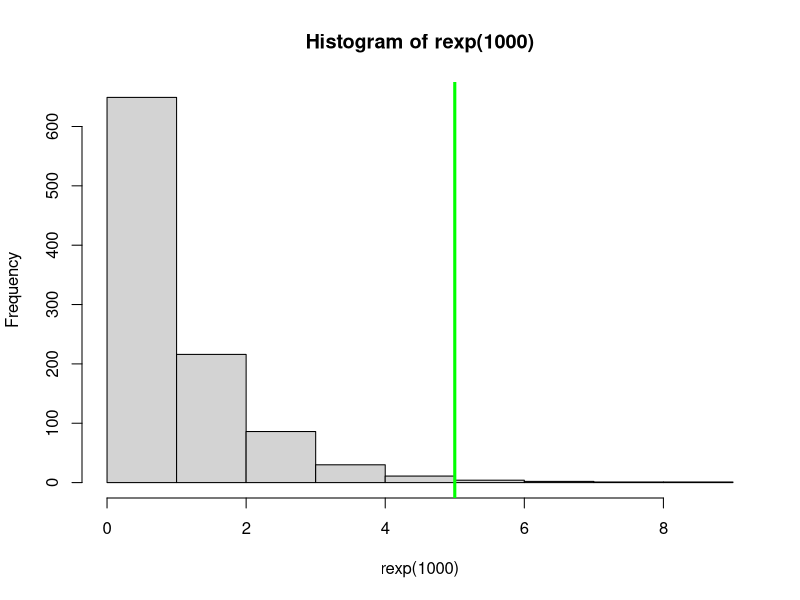
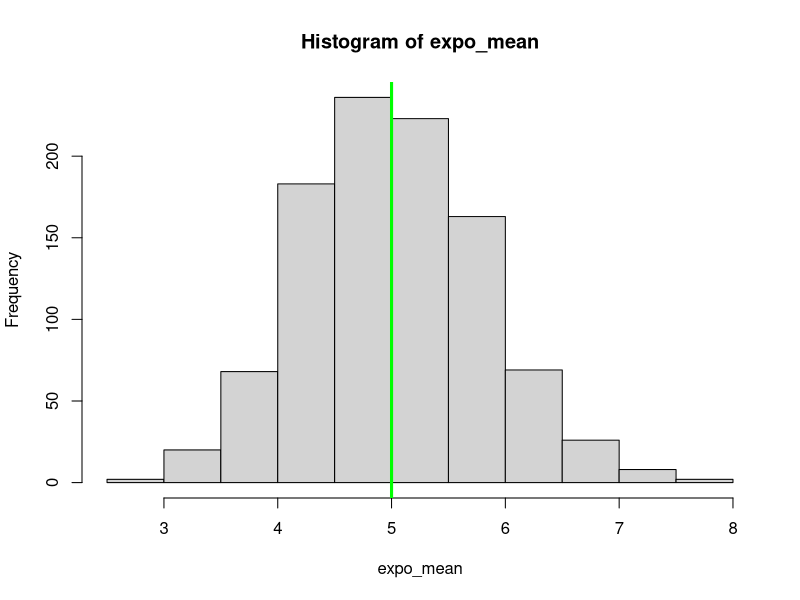

The R source for these figures, in order:
##----------------------------------------------------------------------------
##----------------------------------------------------------------------------
##
##  File name:  Assignment.R
##  Date:       08JUNE2019
##
##  Assignment for Statistical Inference
##  
##
##----------------------------------------------------------------------------
##----------------------------------------------------------------------------

##----------------------------------------------------------------------------
## Simulation
##----------------------------------------------------------------------------

#The exponential distribution can be simulated in R with rexp(n, lambda) 
#lambda is the rate parameter, lambda = 0.2 for all of the simulations
#mean of exponential distribution is 1/lambda - population mean
#standard deviation is also 1/lambda - population standard deviation
#variance is standard deviation - (1/lambda)^2
#investigate the distribution of averages of 40 exponentials = n?
#need to do a thousand simulations.

lambda = 0.2

#calculate population parameters
pop.mean <- 1/lambda
pop.sd <- 1/lambda
pop.variance <- pop.sd^2

hist(rexp(1000))
abline(v = 5, col = "green", lwd = 3)

expo_mean <- NULL
for (i in 1 : 1000) expo_mean = c(expo_mean, mean(rexp(40, 0.2)))
hist(expo_mean)
abline(v = 5, col = "green", lwd = 3)
